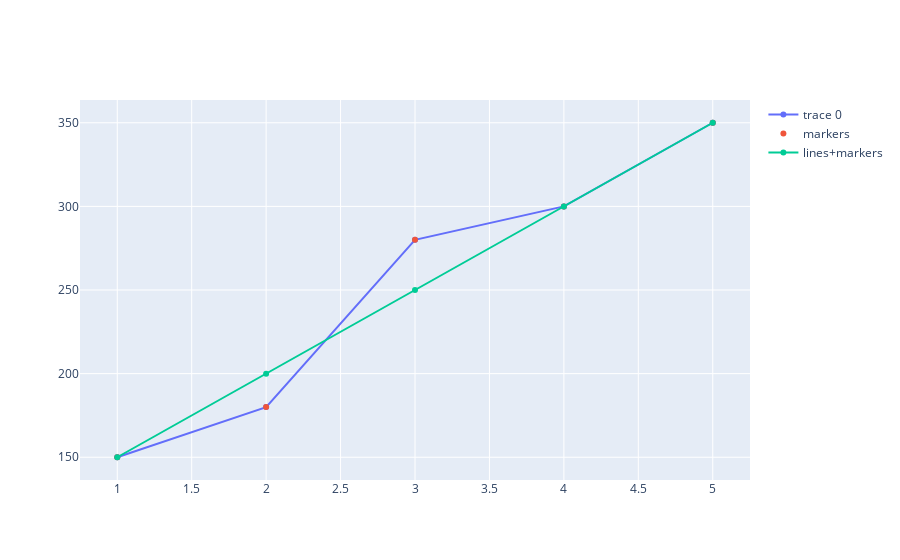

Source (notebook cell):
### Markdown cell above
## Final

### Code cell
# Second Iteration better
house_price_base = np.array([150, 200, 250, 300, 350])
rooms_base = np.array([1, 2, 3, 4, 5])

house_price = np.array([150, 180, 280, 300, 350])
rooms = np.array([1, 2, 3, 4, 5])

import plotly.graph_objects as go
import numpy as np

fig = go.Figure(data=go.Scatter(x=rooms, y=house_price, mode='lines+markers'))
fig = go.Figure(data=go.Scatter(x=rooms, y=house_price, mode='lines+markers'))

fig.add_trace(go.Scatter(x=rooms, y=house_price,
                    mode='markers',
                    name='markers'))
fig.add_trace(go.Scatter(x=rooms_base, y=house_price_base,
                    mode='lines+markers',
                    name='lines+markers'))

fig.show()

### Figure 1 — Plotly figure (JSON) as saved in the notebook; plotly's stock layout.template omitted (floating-point values rounded to 4 significant figures)
{"data": [{"mode": "lines+markers", "type": "scatter", "x": [1, 2, 3, 4, 5], "y": [150, 180, 280, 300, 350]}, {"mode": "markers", "name": "markers", "type": "scatter", "x": [1, 2, 3, 4, 5], "y": [150, 180, 280, 300, 350]}, {"mode": "lines+markers", "name": "lines+markers", "type": "scatter", "x": [1, 2, 3, 4, 5], "y": [150, 200, 250, 300, 350]}], "layout": {}}
